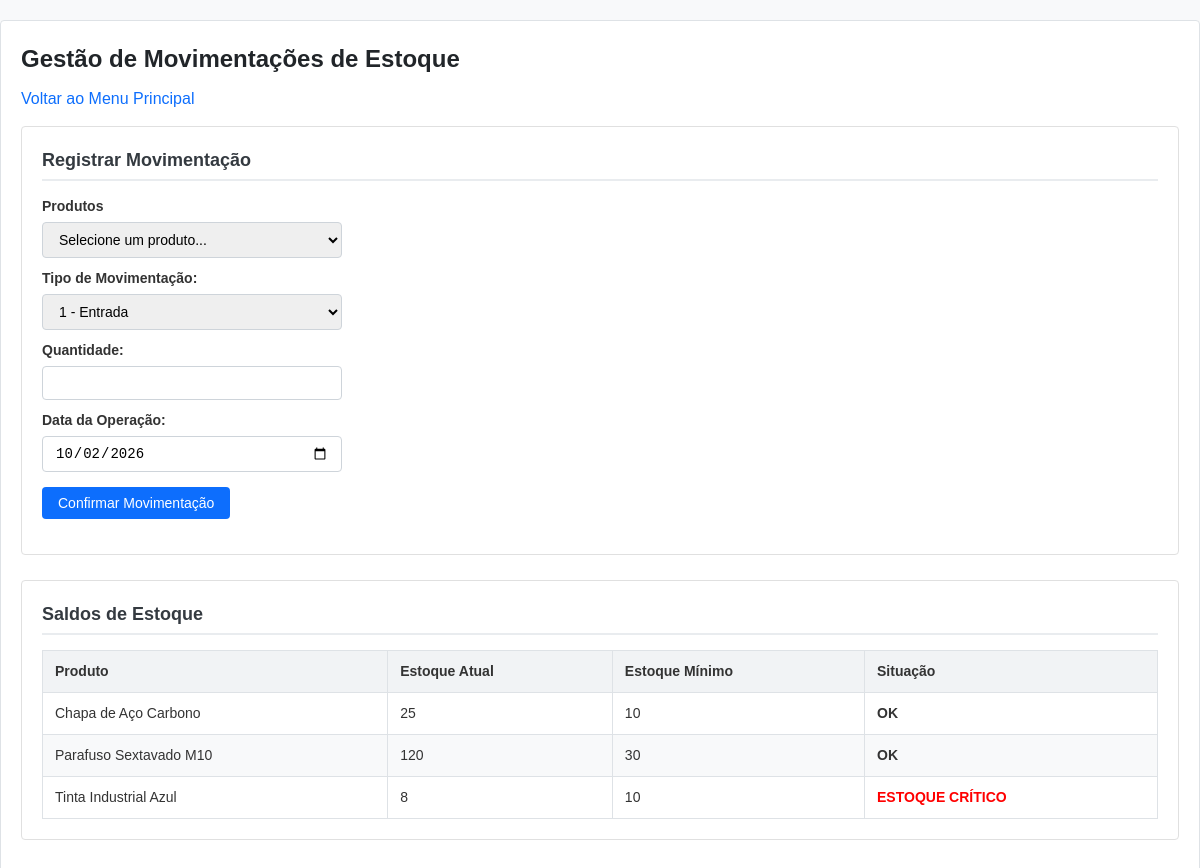
/estoque.php (signed in), run on the app's committed database.
### tables this page shows
CREATE TABLE IF NOT EXISTS produtos (
    id INT AUTO_INCREMENT PRIMARY KEY,
    codigo VARCHAR(50) NOT NULL UNIQUE,
    nome VARCHAR(150) NOT NULL,
    fabricante VARCHAR(150),
    preco DECIMAL(10,2) NOT NULL DEFAULT 0.00,
    estoque_atual INT NOT NULL DEFAULT 0,
    estoque_minimo INT NOT NULL DEFAULT 5,
    ativo TINYINT(1) NOT NULL DEFAULT 1,
    data_validade DATE NULL,
    peso DECIMAL(10,2) DEFAULT 0.00,

     
    especie INT NULL,
    porte_animal INT NULL,
    faixa_etaria INT NULL,
    sabor VARCHAR(100) NULL,

    categoria VARCHAR(100) NULL,
    tamanho VARCHAR(100) NULL,
    principios_ativos VARCHAR(255) NULL,
    material_fabricacao VARCHAR(255) NULL,
    indicacao_terapeutica VARCHAR(255) NULL,
    instrucoes_uso TEXT NULL
);

### config.php (called while the page is built, shortened)
<?php
function e($valor): string {
    return htmlspecialchars((string)$valor, ENT_QUOTES, 'UTF-8');
}
?>

### estoque.php (the view, shortened to what this page needs)
<?php
require_once 'config.php';
$produtos = $conn->query("
    SELECT id, codigo, nome, estoque_atual, estoque_minimo
    FROM produtos
    WHERE ativo = 1
    ORDER BY nome
")->fetchAll();
?>
<!DOCTYPE html>
<html lang="pt-BR">
<head>
    <link rel="stylesheet" href="estilo.css">
</head>
<body>
<main class="container">
    <h1>Gestão de Movimentações de Estoque</h1>
    <p><a href="index.php">Voltar ao Menu Principal</a></p>
    <section class="panel">
        <h2>Registrar Movimentação</h2>
        <form method="post" style="max-width: 300px;">
            <label>Produtos</label>
            <select name="produto" required style="width: 100%;">
                <option value="">Selecione um produto...</option>
            </select>
            <label style="margin-top: 10px; display:block;">Tipo de Movimentação:</label>
            <select name="tipo" required style="width: 100%;">
                <option value="1">1 - Entrada</option>
            </select>
            <label style="margin-top: 10px; display:block;">Quantidade:</label>
            <input type="number" name="quantidade" min="1" required style="width: 100%;">
            <label style="margin-top: 10px; display:block;">Data da Operação:</label>
            <input type="date" name="data_operacao" value="<?= date('Y-m-d') ?>" required style="width: 100%;">
            <button type="submit" style="margin-top: 15px;">Confirmar Movimentação</button>
        </form>
    </section>
    <section class="panel" style="margin-top: 20px;">
        <h2>Saldos de Estoque</h2>
        <table>
            <thead>
                <tr>
                    <th>Produto</th>
                    <th>Estoque Atual</th>
                    <th>Estoque Mínimo</th>
                    <th>Situação</th>
                </tr>
            </thead>
            <tbody>
                <?php foreach ($produtos as $p): ?>
                    <?php $critico = $p['estoque_atual'] <= $p['estoque_minimo']; ?>
                    <tr>
                        <td><?= e($p['nome']) ?></td>
                        <td><?= (int)$p['estoque_atual'] ?></td>
                        <td><?= (int)$p['estoque_minimo'] ?></td>
                        <td>
                            <?php if ($critico): ?>
                                <strong style="color: red;">ESTOQUE CRÍTICO</strong>
                            <?php else: ?>
                                <strong>OK</strong>
                            <?php endif; ?>
                        </td>
                    </tr>
                <?php endforeach; ?>
            </tbody>
        </table>
    </section>
</main>
</body>
</html>

### estilo.css (style rules this page uses)
* { box-sizing: border-box; margin: 0; padding: 0; }
body { font-family: Arial, Helvetica, sans-serif; background-color: #f8f9fa; color: #333; line-height: 1.5; }
.container { max-width: 1200px; margin: 20px auto; padding: 20px; background: #ffffff; border: 1px solid #dee2e6; border-radius: 4px; }
h1 { font-size: 24px; margin-bottom: 10px; color: #212529; }
h2 { font-size: 18px; margin-bottom: 15px; color: #343a40; border-bottom: 2px solid #e9ecef; padding-bottom: 5px; }
p { margin-bottom: 15px; }
a { color: #0d6efd; text-decoration: none; }
.panel { background: #ffffff; border: 1px solid #e0e0e0; padding: 20px; margin-bottom: 25px; border-radius: 4px; }
form { margin-bottom: 15px; }
label { font-weight: bold; font-size: 14px; display: block; margin-bottom: 5px; }
input[type="text"], input[type="number"], input[type="email"], input[type="password"], input[type="date"], select { padding: 8px 12px; border: 1px solid #ced4da; border-radius: 4px; font-size: 14px; outline: none; }
button, .btn { padding: 8px 16px; background-color: #0d6efd; color: white; border: none; border-radius: 4px; cursor: pointer; font-size: 14px; display: inline-block; }
table { width: 100%; border-collapse: collapse; margin-top: 15px; font-size: 14px; }
th, td { padding: 10px 12px; text-align: left; border: 1px solid #dee2e6; }
th { background-color: #f1f3f5; font-weight: bold; }
tr:nth-child(even) { background-color: #f8f9fa; }

### data on the page
produtos: nome "Chapa de Aço Carbono", estoque_atual "25", estoque_minimo "10", shows "OK"
produtos: nome "Parafuso Sextavado M10", estoque_atual "120", estoque_minimo "30", shows "OK"
produtos: nome "Tinta Industrial Azul", estoque_atual "8", estoque_minimo "10", shows "ESTOQUE CRÍTICO"
